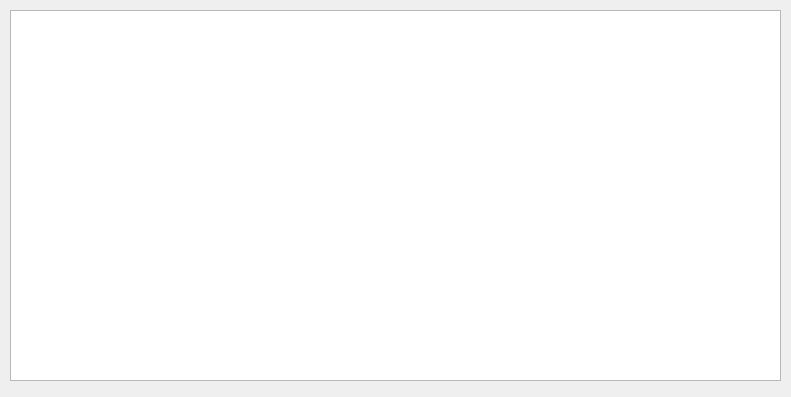
<?xml version="1.0" encoding="UTF-8"?>
<ui version="4.0">
 <class>Widget</class>
 <widget class="QWidget" name="Widget">
  <property name="geometry">
   <rect>
    <x>0</x>
    <y>0</y>
    <width>791</width>
    <height>397</height>
   </rect>
  </property>
  <property name="windowTitle">
   <string>Widget</string>
  </property>
  <widget class="QChartView" name="chartview">
   <property name="geometry">
    <rect>
     <x>10</x>
     <y>10</y>
     <width>771</width>
     <height>371</height>
    </rect>
   </property>
  </widget>
 </widget>
 <customwidgets>
  <customwidget>
   <class>QChartView</class>
   <extends>QGraphicsView</extends>
   <header>qchartview.h</header>
  </customwidget>
 </customwidgets>
 <resources/>
 <connections/>
</ui>
